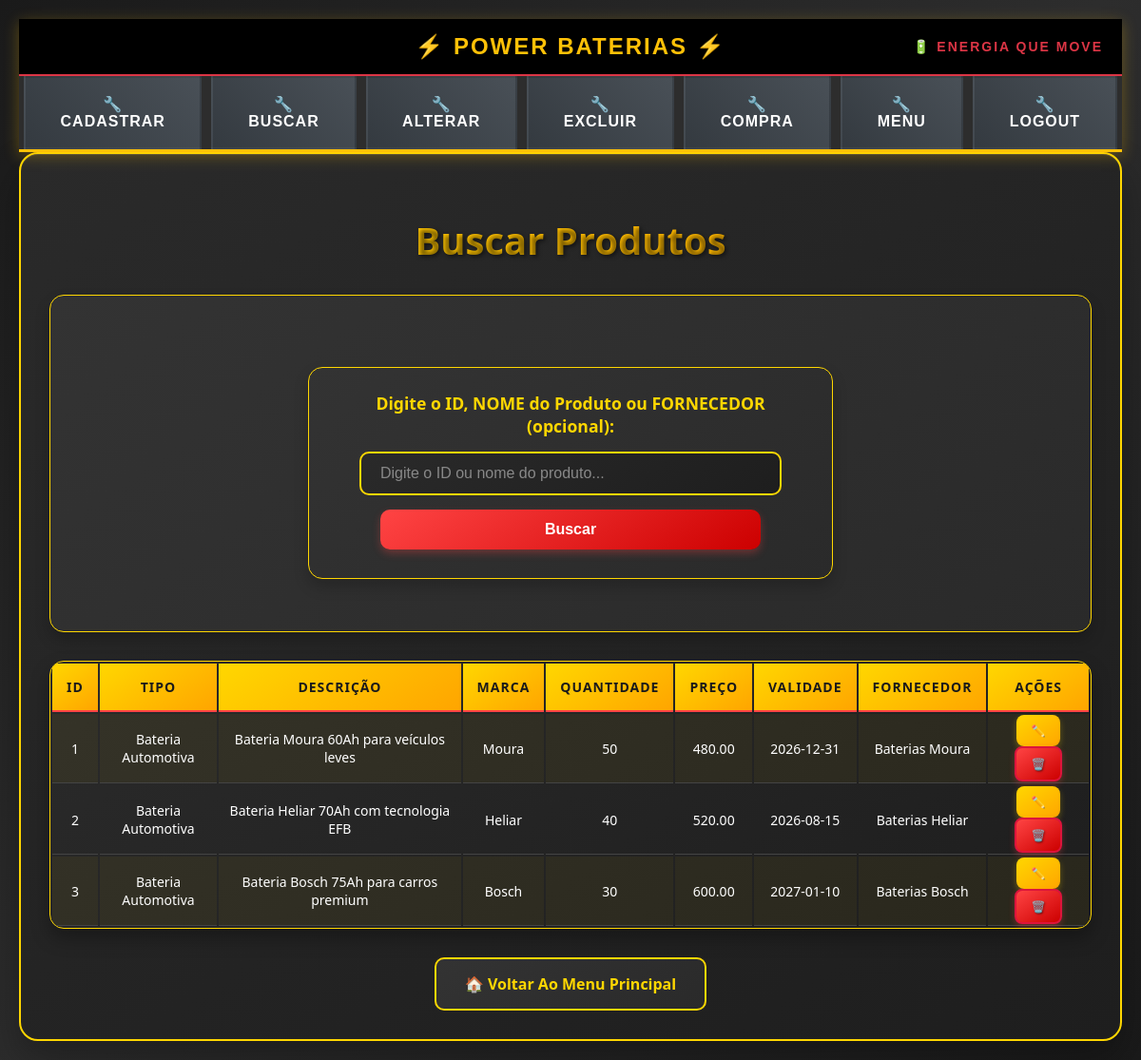
Screenshot of /Telas/buscar_produto.php (signed in) with the database file from the repository.
### tables this page shows
CREATE TABLE `produto` (
  `id_produto` int NOT NULL AUTO_INCREMENT,
  `id_fornecedor` int NOT NULL,
  `tipo` varchar(50) DEFAULT NULL,
  `voltagem` varchar(10) DEFAULT NULL,
  `descricao` text,
  `marca` varchar(50) DEFAULT NULL,
  `qtde` int DEFAULT NULL,
  `preco` decimal(10,2) DEFAULT NULL,
  `validade` date DEFAULT NULL,
  PRIMARY KEY (`id_produto`),
  KEY `fk_produto_id_fornecedor` (`id_fornecedor`),
  CONSTRAINT `fk_produto_id_fornecedor` FOREIGN KEY (`id_fornecedor`) REFERENCES `fornecedor`(`id_fornecedor`) ON DELETE CASCADE ON UPDATE CASCADE
);

CREATE TABLE `fornecedor` (
  `id_fornecedor` int NOT NULL AUTO_INCREMENT,
  `nome_fornecedor` varchar(100) NOT NULL,
  `cnpj` varchar(18) DEFAULT NULL,
  `endereco` varchar(255) DEFAULT NULL,
  `telefone` varchar(20) DEFAULT NULL,
  `email` varchar(100) DEFAULT NULL,
  `contato` varchar(100) DEFAULT NULL,
  PRIMARY KEY (`id_fornecedor`),
  UNIQUE KEY `email` (`email`)
);

### Telas/buscar_produto.php (the view, shortened to what this page needs)
<?php
require_once 'menudrop.php';
$produtos = [];
if ($_SERVER["REQUEST_METHOD"] == "POST" && !empty($_POST["busca"])) {
    $busca = trim($_POST["busca"]);
    if (is_numeric($busca)) {
        $sql = "SELECT p.*, f.nome_fornecedor
                FROM produto p
                LEFT JOIN fornecedor f ON p.id_fornecedor = f.id_fornecedor
                WHERE p.id_produto = :busca
                ORDER BY p.tipo ASC";
        $stmt = $pdo->prepare($sql);
        $stmt->bindParam(':busca', $busca, PDO::PARAM_INT);
    } else {
        $sql = "SELECT p.*, f.nome_fornecedor
                FROM produto p
                LEFT JOIN fornecedor f ON p.id_fornecedor = f.id_fornecedor
                WHERE p.tipo LIKE :busca_nome OR f.nome_fornecedor LIKE :busca_nome
                ORDER BY p.tipo ASC";
        $stmt = $pdo->prepare($sql);
        $stmt->bindValue(':busca_nome', "%$busca%", PDO::PARAM_STR);
    }
} else {
    $sql = "SELECT p.*, f.nome_fornecedor
            FROM produto p
            LEFT JOIN fornecedor f ON p.id_fornecedor = f.id_fornecedor
            ORDER BY p.tipo ASC";
    $stmt = $pdo->prepare($sql);
}
try {
    $stmt->execute();
    $produtos = $stmt->fetchAll(PDO::FETCH_ASSOC);
} catch (PDOException $e) {
    echo "<script>alert('Erro ao buscar produtos: " . addslashes($e->getMessage()) . "');</script>";
}
?>
<!DOCTYPE html>
<html lang="pt-BR">
<head>
<link rel="stylesheet" href="../CSS/busca.css">
</head>
<body>
<div class="container">
<h2>Buscar Produtos</h2>
<div class="search-section">
<form action="buscar_produto.php" method="POST">
    <label for="busca">Digite o ID, NOME do Produto ou FORNECEDOR (opcional):</label>
    <input type="text" id="busca" name="busca" placeholder="Digite o ID ou nome do produto...">
    <button type="submit">Buscar</button>
</form>
</div>
<?php if (!empty($produtos)): ?>
    <div class="table-container">
    <table>
        <tr>
            <th>ID</th>
            <th>Tipo</th>
            <th>Descrição</th>
            <th>Marca</th>
            <th>Quantidade</th>
            <th>Preço</th>
            <th>Validade</th>
            <th>Fornecedor</th>
            <th>Ações</th>
        </tr>
        <?php foreach ($produtos as $produto): ?>
            <tr>
                <td><?= htmlspecialchars($produto['id_produto']) ?></td>
                <td><?= htmlspecialchars($produto['tipo']) ?></td>
                <td><?= htmlspecialchars($produto['descricao']) ?></td>
                <td><?= htmlspecialchars($produto['marca']) ?></td>
                <td><?= htmlspecialchars($produto['qtde']) ?></td>
                <td><?= htmlspecialchars($produto['preco']) ?></td>
                <td><?= htmlspecialchars($produto['validade']) ?></td>
                <td><?= htmlspecialchars($produto['nome_fornecedor']) ?></td>
                <td>
                    <a href="alterar_produto.php?id=<?= htmlspecialchars($produto['id_produto']) ?>" class="action-btn edit-btn ">
                    <a href="excluir_produto.php?id=<?= htmlspecialchars($produto['id_produto']) ?>" class="action-btn delete-btn" onclick="return confirm('Tem certeza que deseja excluir este produto?')">
                </td>
            </tr>
        <?php endforeach; ?>
    </table>
<?php else: ?>
    <p>Nenhum produto encontrado.</p>
<?php endif; ?>
</div>
<a href="principal.php" class="back-btn">Voltar Ao Menu Principal</a>
</div>
</body>
</html>

### Telas/menudrop.php (shortened to what this page needs)
<?php
$id_perfil = $_SESSION['perfil'];
$permissoes = [
    1=>["Cadastrar"=>["cadastro_usuario.php","cadastro_cliente.php","cadastro_fornecedor.php","cadastro_produto.php","cadastro_funcionario.php"],
        "Buscar"=>["buscar_usuario.php","buscar_cliente.php","buscar_fornecedor.php","buscar_produto.php","buscar_funcionario.php"],
        "Alterar"=>["alterar_usuario.php","alterar_cliente.php","alterar_fornecedor.php","alterar_produto.php","alterar_funcionario.php"],
        "Excluir"=>["excluir_usuario.php","excluir_cliente.php","excluir_fornecedor.php","excluir_produto.php","excluir_funcionario.php"],
        "Compra"=>["alterar_compra.php","cadastro_compra.php", "buscar_compras.php","excluir_compra.php"],
        "Menu"=>["principal.php"],
        "Logout"=>["logout.php"]],
        2=>["Cadastrar"=>["cadastro_cliente.php"],
        "Buscar"=>["buscar_cliente.php","buscar_fornecedor.php","buscar_produto.php"],
        "Alterar"=>["alterar_cliente.php","alterar_forncedor.php"],
        "Logout"=>["logout.php"]],
        3=>["Cadastrar"=>["cadastro_forncedor.php","cadastro_produto.php"],
        "Buscar"=>["buscar_cliente.php","buscar_fornecedor.php","buscar_produto.php"],
        "Alterar"=>["alterar_forncedor.php","alterar_produto.php"],
        "Excluir"=>["excluir_produto.php"]],
        4=>["Buscar"=>["buscar_produto.php"],],
];
$opcoes_menu = $permissoes[$id_perfil];
?>
<!DOCTYPE html>
<html lang="pt-br">
<head>
    <link rel="stylesheet" href="../CSS/styles.css">
</head>
<body>
<nav style="
    background: linear-gradient(135deg, #1a1a1a 0%, #2d2d2d 100%);
    padding: 0;
    box-shadow: 0 4px 15px rgba(255, 193, 7, 0.3);
    border-bottom: 3px solid #ffc107;
    position: relative;
">
    <div style="
        background: #000;
        color: #ffc107;
        text-align: center;
        padding: 15px 0;
        font-family: 'Arial Black', Arial, sans-serif;
        font-size: 24px;
        font-weight: bold;
        text-transform: uppercase;
        letter-spacing: 2px;
        border-bottom: 2px solid #dc3545;
        position: relative;
    ">
        ⚡ POWER BATERIAS ⚡
        <div style="
            position: absolute;
            right: 20px;
            top: 50%;
            transform: translateY(-50%);
            font-size: 14px;
            color: #dc3545;
        ">🔋 Energia que Move</div>
    </div>
    <ul class="menu" style="
        list-style: none;
        margin: 0;
        padding: 0;
        display: flex;
        justify-content: center;
        background: #2d2d2d;
    ">
    <?php foreach($opcoes_menu as $categoria=>$arquivos):?>
    <li class="dropdown" style="
        position: relative;
        margin: 0 5px;
    ">
        <a href="#" style="
            display: block;
            padding: 18px 25px;
            color: #fff;
            text-decoration: none;
            font-family: Arial, sans-serif;
            font-weight: bold;
            font-size: 16px;
            text-transform: uppercase;
            letter-spacing: 1px;
            background: linear-gradient(45deg, #343a40, #495057);
            border: 2px solid transparent;
            transition: all 0.3s ease;
            position: relative;
            overflow: hidden;
        "
        onmouseover="this.style.background='linear-gradient(45deg, #ffc107, #ffca2c)'; this.style.color='#000'; this.style.borderColor='#dc3545'; this.style.transform='translateY(-2px)'; this.style.boxShadow='0 5px 15px rgba(255,193,7,0.4)'"
        onmouseout="this.style.background='linear-gradient(45deg, #343a40, #495057)'; this.style.color='#fff'; this.style.borderColor='transparent'; this.style.transform='translateY(0)'; this.style.boxShadow='none'">
            🔧 <?=$categoria ?>
        </a>
    </li>
    <?php endforeach;?>
    </ul>
</nav>
</body>
</html>

### CSS/styles.css (style rules this page uses)
body { font-family: Arial, sans-serif; background-color: #f4f4f4; text-align: center; }
input, button { width: 100%; padding: 10px; margin: 5px 0; }
.menu { list-style: none; padding: 0; margin: 0; display: flex; background-color: #333; }
.menu li { position: relative; }
.menu li a { display: block; padding: 15px; color: white; text-decoration: none; background-color: #333; }
form { width: 500px; margin: 50px auto; padding: 20px; background-color: #f9f9f9; border-radius: 10px; box-shadow: 0px 0px 10px rgba(0, 0, 0, 0.1); display: flex; flex-direction: column; align-items: center; }
label { display: block; font-weight: bold; margin-bottom: 5px; }
input[type="text"], input[type="email"], input[type="password"], select { width: 80%; padding: 8px; margin-bottom: 10px; border: 1px solid #ccc; border-radius: 5px; font-size: 16px; }
button { width: 80%; padding: 10px; background-color: #007bff; color: white; border: none; border-radius: 5px; font-size: 16px; cursor: pointer; transition: 0.3s; }

### CSS/busca.css (style rules this page uses)
body { font-family: 'Segoe UI', Tahoma, Geneva, Verdana, sans-serif; background: linear-gradient(135deg, #1a1a1a 0%, #2d2d2d 50%, #1a1a1a 100%); margin: 0; padding: 20px; min-height: 100vh; color: #ffffff; }
.container { max-width: 1200px; margin: 0 auto; background: linear-gradient(145deg, #2a2a2a, #1e1e1e); border-radius: 20px; padding: 30px; box-shadow: 0 20px 40px rgba(0,0,0,0.3), inset 0 1px 0 rgba(255,255,255,0.1); border: 2px solid #FFD700; }
h2 { text-align: center; margin-bottom: 30px; color: #FFD700; font-size: 2.5em; font-weight: bold; text-shadow: 2px 2px 4px rgba(0,0,0,0.5); background: linear-gradient(45deg, #FFD700, #FFA500); -webkit-background-clip: text; -webkit-text-fill-color: transparent; background-clip: text; }
.search-section, form { background: linear-gradient(145deg, #333333, #2a2a2a); padding: 25px; border-radius: 15px; margin-bottom: 30px; border: 1px solid #FFD700; box-shadow: 0 8px 16px rgba(0,0,0,0.2); }
.search-section label, label { display: block; margin-bottom: 10px; color: #FFD700; font-weight: bold; font-size: 1.1em; }
input[type="text"] { padding: 12px 20px; border-radius: 10px; border: 2px solid #FFD700; background: linear-gradient(145deg, #2a2a2a, #1e1e1e); color: #ffffff; font-size: 16px; min-width: 250px; transition: all 0.3s ease; }
input[type="text"]::placeholder { color: #888; }
button { padding: 12px 25px; border-radius: 10px; border: none; background: linear-gradient(145deg, #FF4444, #CC0000); color: white; cursor: pointer; font-size: 16px; font-weight: bold; transition: all 0.3s ease; box-shadow: 0 4px 8px rgba(255, 68, 68, 0.3); }
.table-container { background: linear-gradient(145deg, #2a2a2a, #1e1e1e); border-radius: 15px; overflow: hidden; box-shadow: 0 10px 20px rgba(0,0,0,0.3); border: 1px solid #FFD700; }
table { width: 100%;; }
th { background: linear-gradient(145deg, #FFD700, #FFA500); color: #1a1a1a; padding: 15px; text-align: center; font-weight: bold; font-size: 14px; text-transform: uppercase; letter-spacing: 1px; border-bottom: 2px solid #FF4444; }
td { padding: 1px; text-align: center; border-bottom: 1px solid #444; color: #ffffff; font-size: 14px; }
tr:nth-child(even) { background: rgba(255, 212, 0, 0.05); }
.action-btn { padding: 8px 15px; border-radius: 8px; text-decoration: none; color: white; font-size: 12px; font-weight: bold; margin: 0 3px; display: inline-block; transition: all 0.3s ease; text-transform: uppercase; letter-spacing: 0.5px; }
.edit-btn { background: linear-gradient(145deg, #ffd700, #ffa500); color: #1a1a1a; box-shadow: 0 3px 6px rgba(255, 212, 0, 0.3); }
.edit-btn::before { content: "✏️"; }
.delete-btn { background: linear-gradient(145deg, #ff4444, #cc0000); box-shadow: 0 3px 6px rgba(255, 68, 68, 0.3); border: 2px solid #dc143c; text-shadow: 1px 1px 2px rgba(0, 0, 0, 0.5); }
.delete-btn::before { content: "🗑️"; }
.back-btn { display: inline-block; margin-top: 30px; padding: 15px 30px; border-radius: 10px; text-decoration: none; background: linear-gradient(145deg, #333333, #2a2a2a); color: #FFD700; font-weight: bold; border: 2px solid #FFD700; transition: all 0.3s ease; font-size: 16px; }
.container .back-btn::before { content: "🏠 "; }

### Telas/menudrop.php (style rules this page uses)
body { margin: 0; padding: 0; background: linear-gradient(135deg, #2c3e50 0%, #34495e 100%); min-height: 100vh; }

### rows the page displays
produto: id_produto "1", tipo "Bateria Automotiva", descricao "Bateria Moura 60Ah para veículos leves", marca "Moura", qtde "50", preco "480.00", validade "2026-12-31", id_fornecedor.nome_fornecedor "Baterias Moura"
produto: id_produto "2", tipo "Bateria Automotiva", descricao "Bateria Heliar 70Ah com tecnologia EFB", marca "Heliar", qtde "40", preco "520.00", validade "2026-08-15", id_fornecedor.nome_fornecedor "Baterias Heliar"
produto: id_produto "3", tipo "Bateria Automotiva", descricao "Bateria Bosch 75Ah para carros premium", marca "Bosch", qtde "30", preco "600.00", validade "2027-01-10", id_fornecedor.nome_fornecedor "Baterias Bosch"

### other values shown
$categoria "CADASTRAR"
$categoria "BUSCAR"
$categoria "ALTERAR"
$categoria "EXCLUIR"
$categoria "COMPRA"
$categoria "MENU"
$categoria "LOGOUT"
